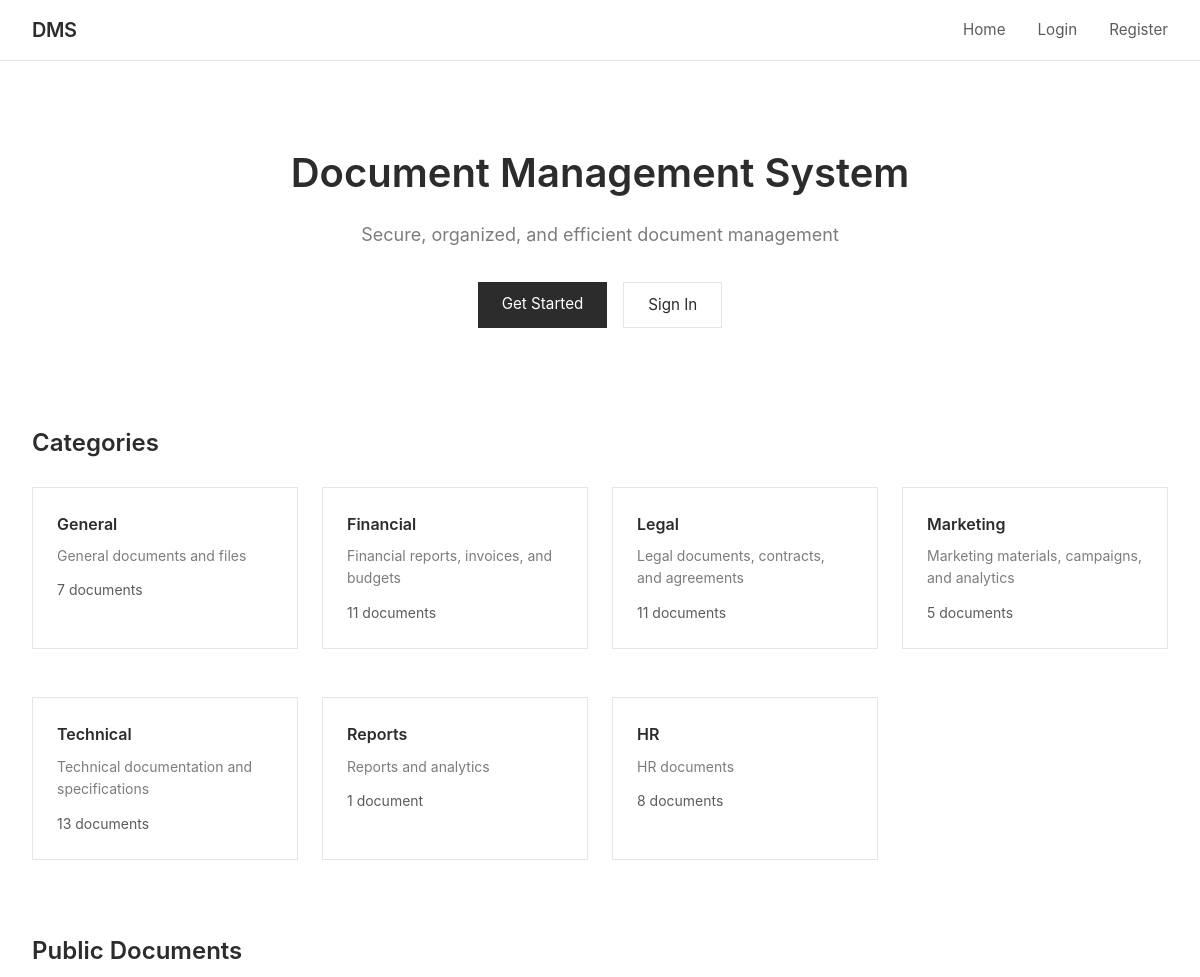
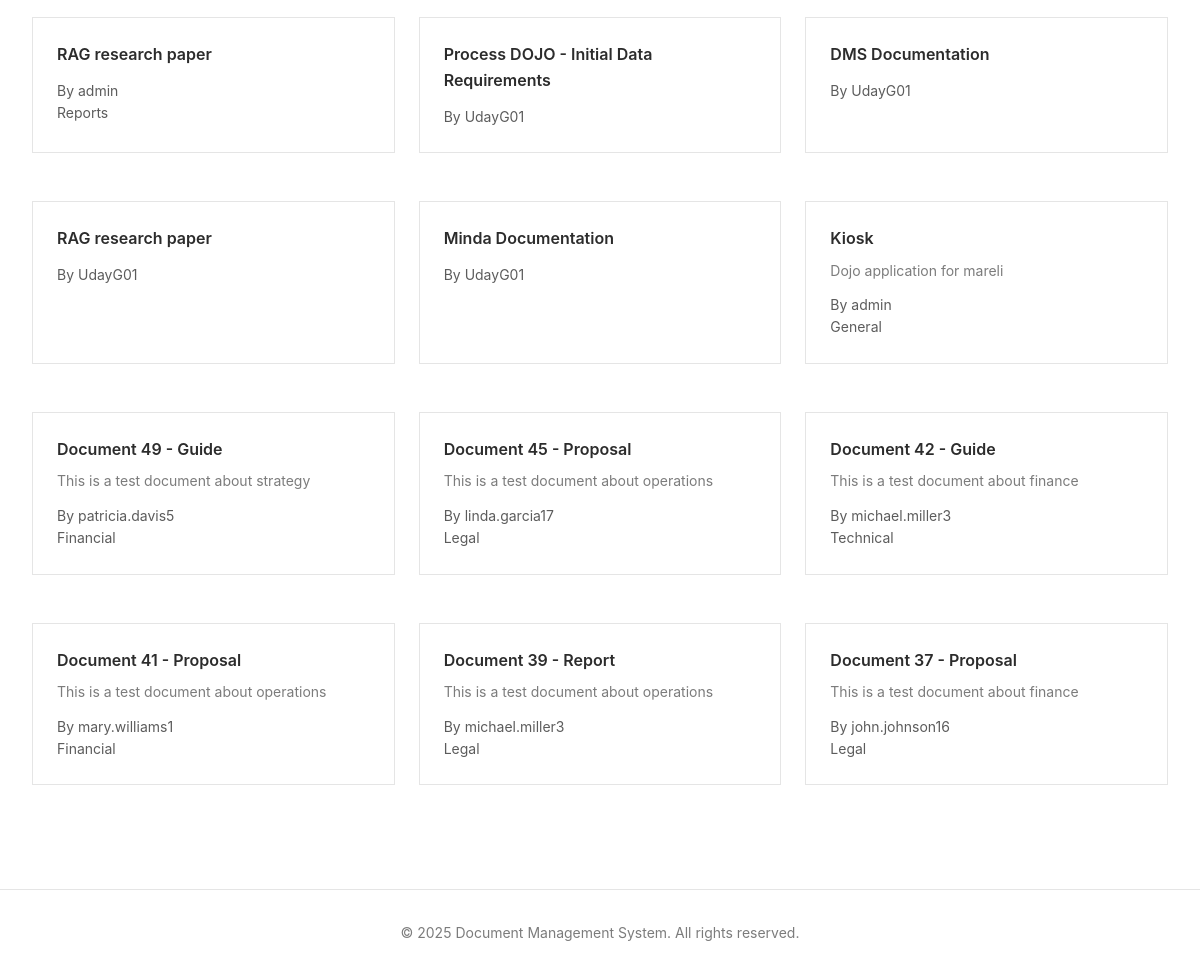
Before: / with the older database file (2 pictures, top to bottom).
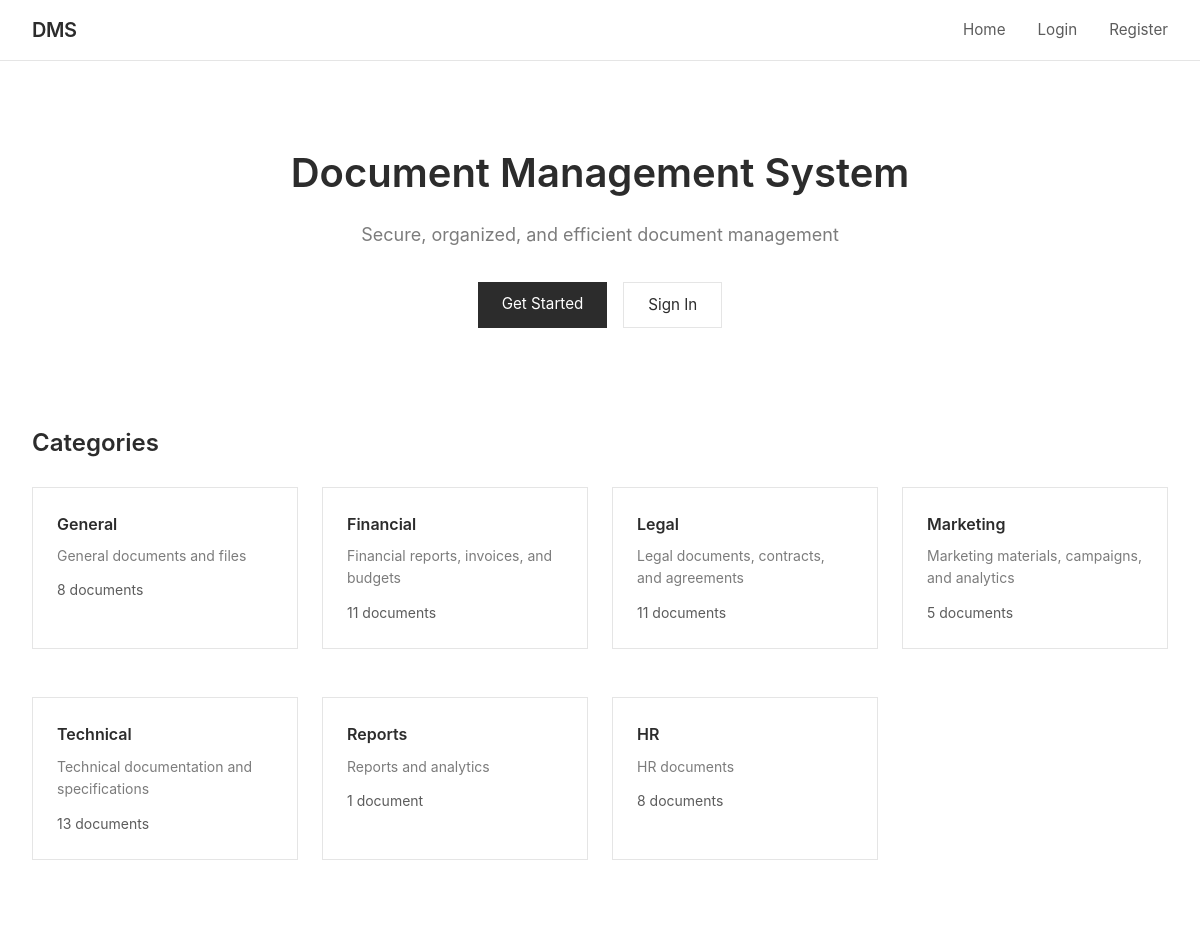
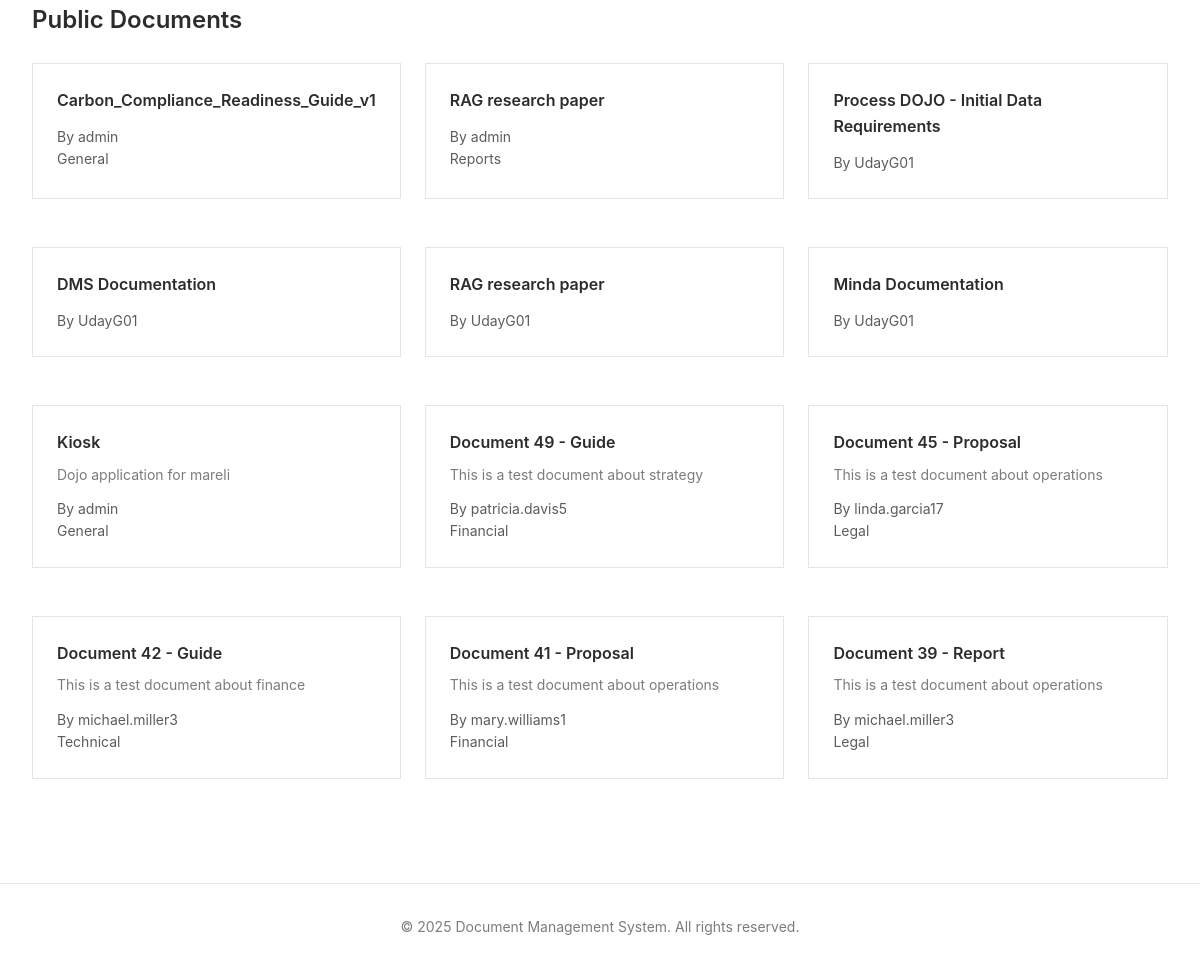
After: the same page with the newer database file (2 pictures, top to bottom).
### documents/models.py (models this page shows, shortened)
class Category(models.Model):
    name = models.CharField(max_length=100, unique=True)
    description = models.TextField(blank=True)
    color = models.CharField(max_length=7, default='#007bff', help_text="Hex color code")
    icon = models.CharField(max_length=50, blank=True, help_text="Icon class name")
    parent = models.ForeignKey('self', on_delete=models.CASCADE, null=True, blank=True, related_name='subcategories')
    created_at = models.DateTimeField(auto_now_add=True)
    created_by = models.ForeignKey(User, on_delete=models.SET_NULL, null=True, related_name='created_categories')
    class Meta:
        verbose_name_plural = "Categories"
        ordering = ['name']

class Document(models.Model):
    ACCESS_LEVEL_CHOICES = [
        ('public', 'Public'),
        ('private', 'Private'),
        ('role', 'Role-Based'),
        ('custom', 'Custom Users'),
    ]
    title = models.CharField(max_length=255)
    description = models.TextField(blank=True)
    file = models.FileField(upload_to=document_upload_path)
    file_size = models.BigIntegerField(default=0, help_text="Size in bytes")
    file_type = models.CharField(max_length=100, blank=True)
    owner = models.ForeignKey(User, on_delete=models.CASCADE, related_name='owned_documents')
    access_level = models.CharField(max_length=10, choices=ACCESS_LEVEL_CHOICES, default='private')
    required_role_level = models.IntegerField(
        default=1,
        validators=[MinValueValidator(1), MaxValueValidator(100)],
        help_text="Minimum role level required (for role-based access)"
    )
    category = models.ForeignKey(Category, on_delete=models.SET_NULL, null=True, blank=True, related_name='documents')
    tags = models.ManyToManyField(Tag, blank=True, related_name='documents')
    shared_with = models.ManyToManyField(User, blank=True, related_name='shared_documents')
    version = models.IntegerField(default=1)
    is_locked = models.BooleanField(default=False, help_text="Locked documents cannot be edited")
    locked_by = models.ForeignKey(User, on_delete=models.SET_NULL, null=True, blank=True, related_name='locked_documents')
    views_count = models.IntegerField(default=0)
    downloads_count = models.IntegerField(default=0)
    created_at = models.DateTimeField(auto_now_add=True)
    updated_at = models.DateTimeField(auto_now=True)
    allow_comments = models.BooleanField(default=True)
    allow_download = models.BooleanField(default=True)
    is_deleted = models.BooleanField(default=False)
    deleted_at = models.DateTimeField(null=True, blank=True)
    class Meta:
        ordering = ['-updated_at', '-created_at']
        indexes = [
            models.Index(fields=['owner', 'access_level']),
            models.Index(fields=['created_at']),
            models.Index(fields=['title']),
        ]

class User(AbstractUser):
    USER_TYPE_CHOICES = [
        ('guest', 'Guest'),
        ('user', 'Regular User'),
        ('admin', 'Admin'),
    ]
    user_type = models.CharField(max_length=10, choices=USER_TYPE_CHOICES, default='user')
    role = models.ForeignKey(Role, on_delete=models.SET_NULL, null=True, blank=True, related_name='users')
    bio = models.TextField(blank=True)
    avatar = models.ImageField(upload_to='avatars/', null=True, blank=True)
    phone = models.CharField(max_length=20, blank=True)
    department = models.CharField(max_length=100, blank=True)
    created_at = models.DateTimeField(auto_now_add=True)
    updated_at = models.DateTimeField(auto_now=True)
    last_activity = models.DateTimeField(auto_now=True)
    is_active = models.BooleanField(default=True)
    class Meta:
        ordering = ['-created_at']

### documents/views.py (the view)
# urls.py: path('', views.home_view, name='home'),
def home_view(request):
    public_documents = Document.objects.filter(
        access_level='public',
        is_deleted=False
    ).select_related('owner', 'category').prefetch_related('tags')[:12]
    categories = Category.objects.annotate(
        doc_count=Count('documents')
    ).filter(doc_count__gt=0)[:8]
    context = {
        'public_documents': public_documents,
        'categories': categories,
    }
    return render(request, 'documents/home.html', context)

### documents/templates/documents/home.html (shortened to what this page needs)
{% extends 'documents/base.html' %}
{% block content %}
<div style="text-align: center; padding: 3rem 0;">
    <h1 style="font-size: 2.5rem; font-weight: 600; margin-bottom: 1rem; color: #2c2c2c;">
        Document Management System
    </h1>
    <p style="font-size: 1.125rem; color: #7c7c7c; margin-bottom: 2rem;">
        Secure, organized, and efficient document management
    </p>
    {% if not user.is_authenticated %}
        <div style="display: flex; gap: 1rem; justify-content: center;">
            <a href="{% url 'register' %}" class="btn">Get Started</a>
            <a href="{% url 'login' %}" class="btn-secondary btn">Sign In</a>
        </div>
    {% endif %}
</div>
{% if categories %}
<div style="margin: 3rem 0;">
    <h2 style="font-size: 1.5rem; font-weight: 600; margin-bottom: 1.5rem; color: #2c2c2c;">
        Categories
    </h2>
    <div class="grid grid-4">
        {% for category in categories %}
            <div class="card">
                <h3 style="font-size: 1rem; font-weight: 600; margin-bottom: 0.5rem;">
                    {{ category.name }}
                </h3>
                <p style="font-size: 0.875rem; color: #7c7c7c; margin-bottom: 0.75rem;">
                    {{ category.description|truncatewords:10 }}
                </p>
                <p style="font-size: 0.875rem; color: #5c5c5c;">
                    {{ category.doc_count }} document{{ category.doc_count|pluralize }}
                </p>
            </div>
        {% endfor %}
    </div>
</div>
{% endif %}
{% if public_documents %}
<div style="margin: 3rem 0;">
    <h2 style="font-size: 1.5rem; font-weight: 600; margin-bottom: 1.5rem; color: #2c2c2c;">
        Public Documents
    </h2>
    <div class="grid grid-3">
        {% for document in public_documents %}
            <div class="card">
                <h3 style="font-size: 1rem; font-weight: 600; margin-bottom: 0.5rem;">
                    <a href="{% url 'document_detail' document.pk %}" style="color: #2c2c2c; text-decoration: none;">
                        {{ document.title }}
                    </a>
                </h3>
                <p style="font-size: 0.875rem; color: #7c7c7c; margin-bottom: 0.75rem;">
                    {{ document.description|truncatewords:15 }}
                </p>
                <div style="font-size: 0.875rem; color: #5c5c5c;">
                    <p>By {{ document.owner.username }}</p>
                    {% if document.category %}
                        <p>{{ document.category.name }}</p>
                    {% endif %}
                </div>
            </div>
        {% endfor %}
    </div>
</div>
{% endif %}
{% endblock %}

Changed rows visible on the page:
no longer on this page (row unchanged): Document: title "Document 37 - Proposal", description "This is a test document about finance", owner.username "john.johnson16", category.name "Legal"
computed for Category "General": doc_count "7" → "8"
added Document: title "Carbon_Compliance_Readiness_Guide_v1", owner.username "admin", category.name "General"
